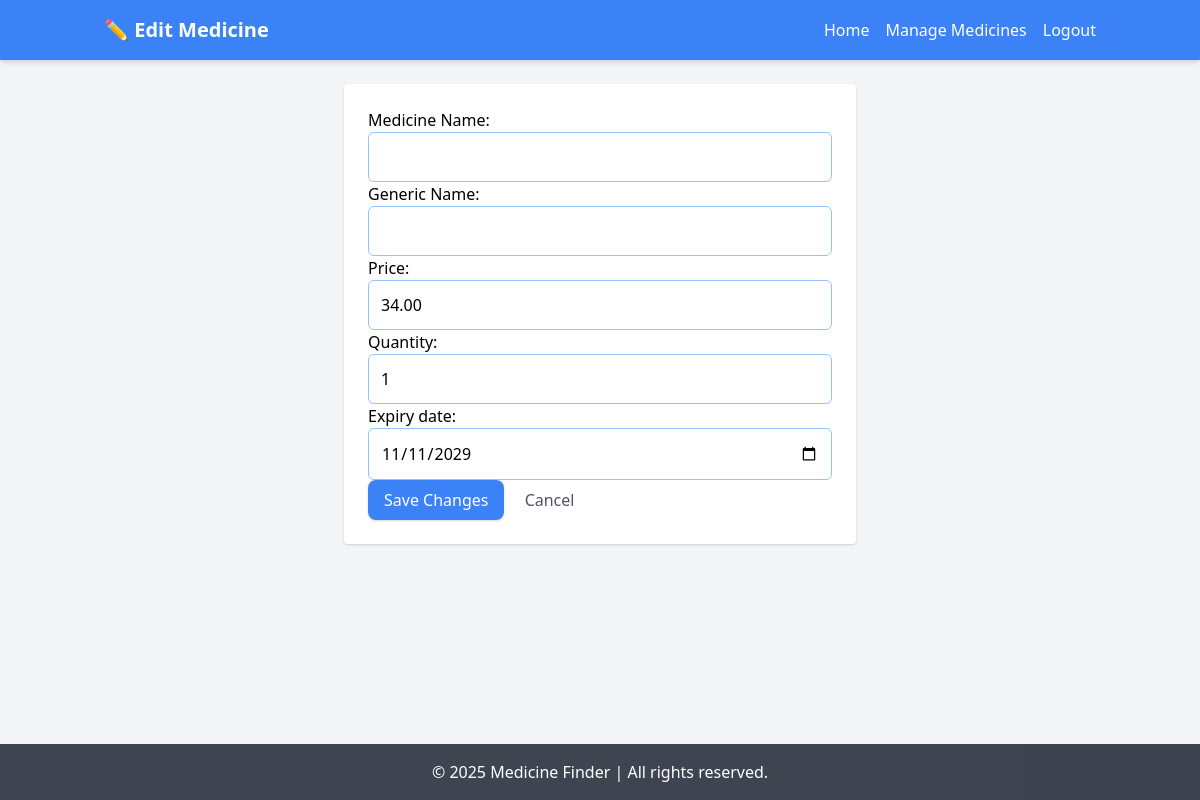
The app's page /edit/15/ (signed in) with its own data.
### core/models.py (models this page shows, shortened)
class PharmacyMedicine(models.Model):
    pharmacy = models.ForeignKey(Pharmacy, on_delete=models.CASCADE)
    medicine = models.ForeignKey(Medicine, on_delete=models.CASCADE)
    price = models.DecimalField(max_digits=10, decimal_places=2)
    quantity = models.IntegerField()
    expiry_date = models.DateField(null=True, blank=True)
    updated_at = models.DateTimeField(auto_now=True)

### core/views.py (the view)
# urls.py: path("edit/<int:pk>/", views.edit_medicine, name="edit_medicine"),
@login_required
def edit_medicine(request, pk):
    pharmacy = get_object_or_404(Pharmacy, owner=request.user)
    med = get_object_or_404(PharmacyMedicine, pk=pk, pharmacy=pharmacy)
    if request.method == "POST":
        form = PharmacyMedicineForm(request.POST, instance=med)
        if form.is_valid():
            form.save()
            return redirect("inv")
    else:
        form = PharmacyMedicineForm(instance=med)
    return render(request, "edit_medicine.html", {"form": form})

### core/templates/edit_medicine.html (shortened to what this page needs)
{% load static %}
<!DOCTYPE html>
<html lang="en">
<head>
    <link href="https://cdn.jsdelivr.net/npm/tailwindcss@2.2.19/dist/tailwind.min.css" rel="stylesheet">
</head>
<body class="bg-gray-100 font-sans">
<header class="bg-blue-500 text-white shadow-md">
    <div class="container mx-auto flex justify-between items-center p-4">
        <h1 class="text-xl font-bold">✏ Edit Medicine</h1>
        <nav class="flex space-x-4">
            <a href="{% url 'home' %}" class="hover:underline">Home</a>
            <a href="{% url 'inv' %}" class="hover:underline">Manage Medicines</a>
            <a href="{% url 'logout' %}" class="hover:underline">Logout</a>
        </nav>
    </div>
</header>
<div class="container mx-auto mt-6 p-6 bg-white rounded shadow max-w-lg">
    <form method="POST">
        {{ form.as_p }}
        <button type="submit" class="bg-blue-500 hover:bg-blue-600 text-white py-2 px-4 rounded-lg shadow">
            Save Changes
        </button>
        <a href="{% url 'inv' %}" class="ml-4 text-gray-600 hover:underline">Cancel</a>
    </form>
</div>
<footer class="bg-gray-900 bg-opacity-80 text-white text-center py-4 fixed bottom-0 left-0 w-full">
    <p>&copy; 2025 Medicine Finder | All rights reserved.</p>
</footer>
</body>
</html>

### records on screen
PharmacyMedicine: price "34.00", quantity "1", expiry_date "11/11/2029"
